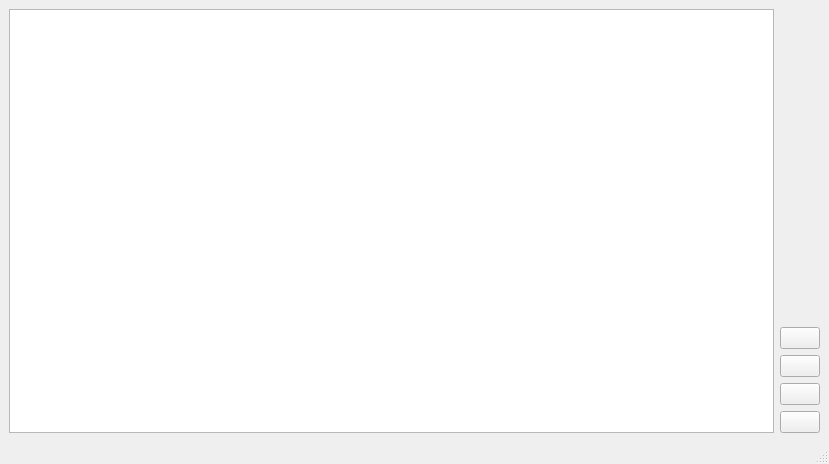
<?xml version="1.0" encoding="UTF-8"?>
<ui version="4.0">
 <class>HisMainWin</class>
 <widget class="QMainWindow" name="HisMainWin">
  <property name="geometry">
   <rect>
    <x>0</x>
    <y>0</y>
    <width>829</width>
    <height>464</height>
   </rect>
  </property>
  <property name="windowTitle">
   <string>MainWindow</string>
  </property>
  <widget class="QWidget" name="centralwidget">
   <layout class="QHBoxLayout" name="horizontalLayout">
    <item>
     <widget class="QTableView" name="tableView">
      <property name="font">
       <font>
        <family>Consolas</family>
       </font>
      </property>
     </widget>
    </item>
    <item>
     <layout class="QVBoxLayout" name="verticalLayout">
      <item>
       <spacer name="verticalSpacer">
        <property name="orientation">
         <enum>Qt::Vertical</enum>
        </property>
        <property name="sizeHint" stdset="0">
         <size>
          <width>20</width>
          <height>40</height>
         </size>
        </property>
       </spacer>
      </item>
      <item>
       <widget class="QPushButton" name="btnClear_his">
        <property name="sizePolicy">
         <sizepolicy hsizetype="Fixed" vsizetype="Fixed">
          <horstretch>0</horstretch>
          <verstretch>0</verstretch>
         </sizepolicy>
        </property>
        <property name="text">
         <string/>
        </property>
        <property name="icon">
         <iconset resource="terminal.qrc">
          <normaloff>:/images/broom.ico</normaloff>:/images/broom.ico</iconset>
        </property>
        <property name="iconSize">
         <size>
          <width>32</width>
          <height>32</height>
         </size>
        </property>
       </widget>
      </item>
      <item>
       <widget class="QPushButton" name="btnPrint_his">
        <property name="sizePolicy">
         <sizepolicy hsizetype="Fixed" vsizetype="Fixed">
          <horstretch>0</horstretch>
          <verstretch>0</verstretch>
         </sizepolicy>
        </property>
        <property name="text">
         <string/>
        </property>
        <property name="icon">
         <iconset resource="terminal.qrc">
          <normaloff>:/images/excel.ico</normaloff>:/images/excel.ico</iconset>
        </property>
        <property name="iconSize">
         <size>
          <width>32</width>
          <height>32</height>
         </size>
        </property>
       </widget>
      </item>
      <item>
       <widget class="QPushButton" name="btnSave">
        <property name="sizePolicy">
         <sizepolicy hsizetype="Fixed" vsizetype="Fixed">
          <horstretch>0</horstretch>
          <verstretch>0</verstretch>
         </sizepolicy>
        </property>
        <property name="text">
         <string/>
        </property>
        <property name="icon">
         <iconset resource="terminal.qrc">
          <normaloff>:/images/save.png</normaloff>:/images/save.png</iconset>
        </property>
        <property name="iconSize">
         <size>
          <width>32</width>
          <height>32</height>
         </size>
        </property>
       </widget>
      </item>
      <item>
       <widget class="QPushButton" name="btnReturn_his">
        <property name="sizePolicy">
         <sizepolicy hsizetype="Fixed" vsizetype="Fixed">
          <horstretch>0</horstretch>
          <verstretch>0</verstretch>
         </sizepolicy>
        </property>
        <property name="text">
         <string/>
        </property>
        <property name="icon">
         <iconset resource="terminal.qrc">
          <normaloff>:/images/return.png</normaloff>:/images/return.png</iconset>
        </property>
        <property name="iconSize">
         <size>
          <width>32</width>
          <height>32</height>
         </size>
        </property>
       </widget>
      </item>
     </layout>
    </item>
   </layout>
  </widget>
  <widget class="QMenuBar" name="menubar">
   <property name="geometry">
    <rect>
     <x>0</x>
     <y>0</y>
     <width>829</width>
     <height>23</height>
    </rect>
   </property>
  </widget>
  <widget class="QStatusBar" name="statusbar"/>
 </widget>
 <resources>
  <include location="terminal.qrc"/>
 </resources>
 <connections/>
</ui>
